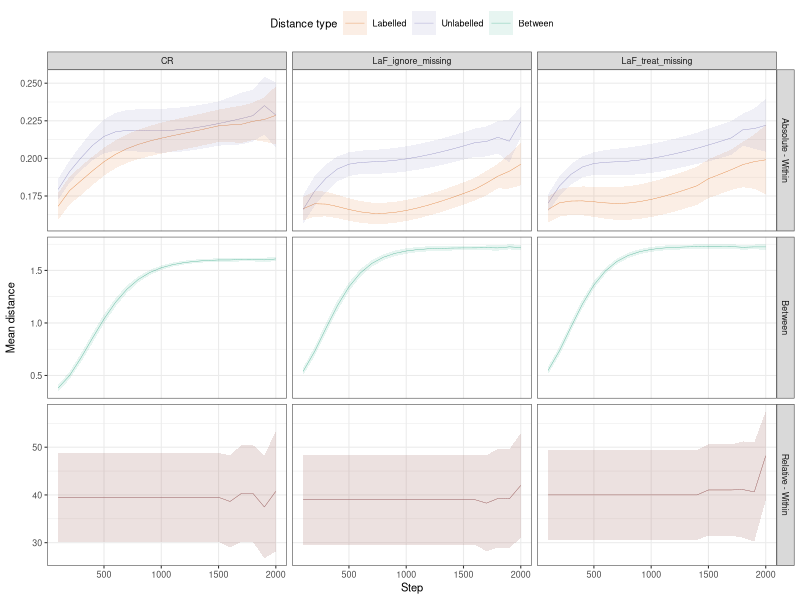

R code for this plot:
# LIBRARY IMPORTS
library(ggplot2)
library(Hmisc)
library(plyr)
library(car)

## Summarizes data.
## Gives count, mean, standard deviation, standard error of the mean, and confidence interval (default 95%).
##   data: a data frame.
##   measurevar: the name of a column that contains the variable to be summariezed
##   groupvars: a vector containing names of columns that contain grouping variables
##   na.rm: a boolean that indicates whether to ignore NA's
##   conf.interval: the percent range of the confidence interval (default is 95%)
summarySE <- function(data=NULL, measurevar, groupvars=NULL, na.rm=FALSE,
                      conf.interval=.95, .drop=TRUE) {
  library(plyr)
  
  # New version of length which can handle NA's: if na.rm==T, don't count them
  length2 <- function (x, na.rm=FALSE) {
    if (na.rm) sum(!is.na(x))
    else       length(x)
  }
  
  # This does the summary. For each group's data frame, return a vector with
  # N, mean, and sd
  datac <- ddply(data, groupvars, .drop=.drop,
                 .fun = function(xx, col) {
                   c(N    = length2(xx[[col]], na.rm=na.rm),
                     mean = mean   (xx[[col]], na.rm=na.rm),
                     sd   = sd     (xx[[col]], na.rm=na.rm)
                   )
                 },
                 measurevar
  )
  
  # Rename the "mean" column    
  datac <- plyr::rename(datac, c("mean" = measurevar))
  
  datac$se <- datac$sd / sqrt(datac$N)  # Calculate standard error of the mean
  
  # Confidence interval multiplier for standard error
  # Calculate t-statistic for confidence interval: 
  # e.g., if conf.interval is .95, use .975 (above/below), and use df=N-1
  ciMult <- qt(conf.interval/2 + .5, datac$N-1)
  datac$ci <- datac$se * ciMult
  
  return(datac)
}

# TASK SELECTION
compute_distances <- F #Whether or not to compute the distances

if (!compute_distances) {
  d <- read.csv(file="../results/Category_hidden_distances.csv", header=T)
} else {
  # DATA HANDLING
  # Import data, from both Category and SingleObject
  h_rep <- read.csv("../results/Category_hidden_LTM.csv", head=TRUE)
  # Initialise d to maximum possible number of cases
  # (subject(80)*step(20)*theory(CR,LaF)*dist_type(labelled;unlabelled;between;r_labelled;r_unlabelled) = 16000)
  d <- data.frame(subject=numeric(20000), theory=factor(NA), step=0,
                  dist_type=NA, mu=0)
  levels(d$theory) <- c("CR", "LaF")
  # Loop over subject, memory_type, and step
  i <- 1
  for (subject in 0:max(h_rep$subject)) {
    print(subject)
    for (step in levels(factor(h_rep$step[h_rep$subject==subject]))){
      index <- h_rep$subject==subject & h_rep$step==step
      # WITHIN CATEGORY MEAN DISTANCE
      dist.l <- c()  # Labelled category (coded 0 in df)
      dist.nl <- c() # Unlabelled category (coded 1 in df)
      # Create index for category
      index.l <- index & h_rep$labelled=="label"
      index.nl <- index & h_rep$labelled=="no_label"
      for (e1 in 0:2){
        # Create index for first exemplar
        index1.l <- index.l & h_rep$exemplar==e1
        index1.nl <- index.nl & h_rep$exemplar==e1+4
        for (e2 in (e1+1):3){
          # Create index for second exemplar
          index2.l <- index.l & h_rep$exemplar==e2
          index2.nl <- index.nl & h_rep$exemplar==e2+4
          # Append distances
          dist.l <- c(dist.l,
                      dist(rbind(h_rep[index1.l, -(1:5)],
                                 h_rep[index2.l, -(1:5)]))[1])
          #print(c("Added distance between",e1,"and",e2))
          dist.nl <- c(dist.nl,
                       dist(rbind(h_rep[index1.nl, -(1:5)],
                                  h_rep[index2.nl, -(1:5)]))[1])
          #print(c("Added distance between",e1+4,"and",e2+4))
        }
      }
      # Save mean of distance for labelled category with all info
      d[i,] <- c(h_rep[index1.l, 1:3], "labelled",  mean(dist.l))
      #print("Added a row for dist.l")
      # Save mean of distance for unlabelled category with all info
      d[i + 1,] <- c(h_rep[index1.nl, 1:3], "unlabelled", mean(dist.nl))
      #print("Added a row for dist.nl")
      # Compute centre ("prototype") of each category
      proto.l <- colMeans(h_rep[index.l, -(1:5)])
      #print("Computed labelled prototype")
      proto.nl <- colMeans(h_rep[index.nl, -(1:5)])
      #print("Computed unlabelled prototype")
      # Save distances between categories
      d[i + 2,] <- c(h_rep[index1.nl, 1:3], "between",
                     dist(rbind(proto.l, proto.nl))[1])
      #print("Added a row for LTM between- distance")
      # Relative distances
      d[i + 3,] <- c(h_rep[index1.l, 1:3], "r_labelled",  d[i,5]/d[i+2,5])
      d[i + 4,] <- c(h_rep[index1.nl, 1:3], "r_unlabelled",  d[i+1,5]/d[i+2,5])
      i <- i + 5
    }
  }
  # Code dist_type as a factor, get rid of NAs
  d$dist_type <- factor(d$dist_type)
  d <- na.omit(d)
  # Write file if generating distances
  write.csv(d, file="../results/Category_hidden_distances.csv", row.names=F)
}

# DATA HANDLING
# Create two distance type columns (labeled/unlabeled/between, and absolute/relative/between)
d$abs_rel <- recode(d$dist_type, "'r_labelled'='Relative - Within'; 'r_unlabelled'='Relative - Within'; 'labelled'='Absolute - Within'; 'unlabelled'='Absolute - Within'; 'between'='Between'")
d$dist_type <- recode(d$dist_type, "'r_labelled'='Labelled'; 'r_unlabelled'='Unlabelled'; 'labelled'='Labelled'; 'unlabelled'='Unlabelled'; 'between'='Between'")

# GRAPH
# Select observations for plot, dropping unusued factors
d <- droplevels(d[d$step>0 & d$step <= 2000,])
# Get summary of the data
d.sum <- summarySE(d, measurevar="mu", groupvars=c("theory", "step", "dist_type", "abs_rel"), conf.interval=.95)
# Create plot
d.plot <- ggplot(d.sum,
                 aes(x = step,
                     y = mu,
                     colour = dist_type)) +
  facet_grid(abs_rel~theory, scales="free_y") +
  xlab("Step") + ylab("Mean distance") + theme_bw(base_size=8) +
  theme(panel.grid.minor.x=element_blank(),
        legend.position = "top") + 
  scale_fill_brewer(name = "Distance type", palette="Dark2",
                    breaks=c("Labelled","Unlabelled","Between")) +
  scale_colour_brewer(name = "Distance type", palette="Dark2",
                      breaks=c("Labelled","Unlabelled","Between")) +
  geom_line(size=.1) +
  geom_ribbon(aes(ymin=mu-ci, ymax=mu+ci, fill=dist_type), alpha=0.1, size=0)
# Save plot
ggsave("../results/Distances.png", plot = d.plot, height = 7, width = 5)
